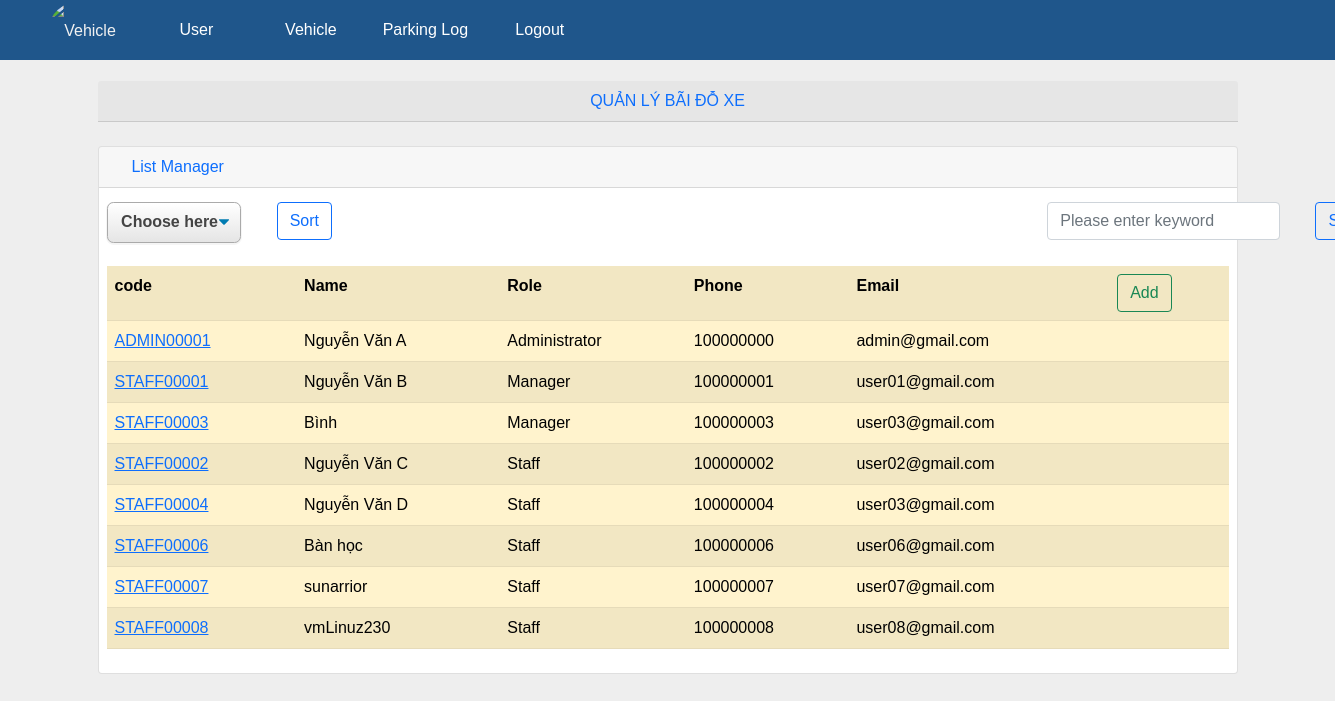
Before: /manager (signed in) with the older database file.
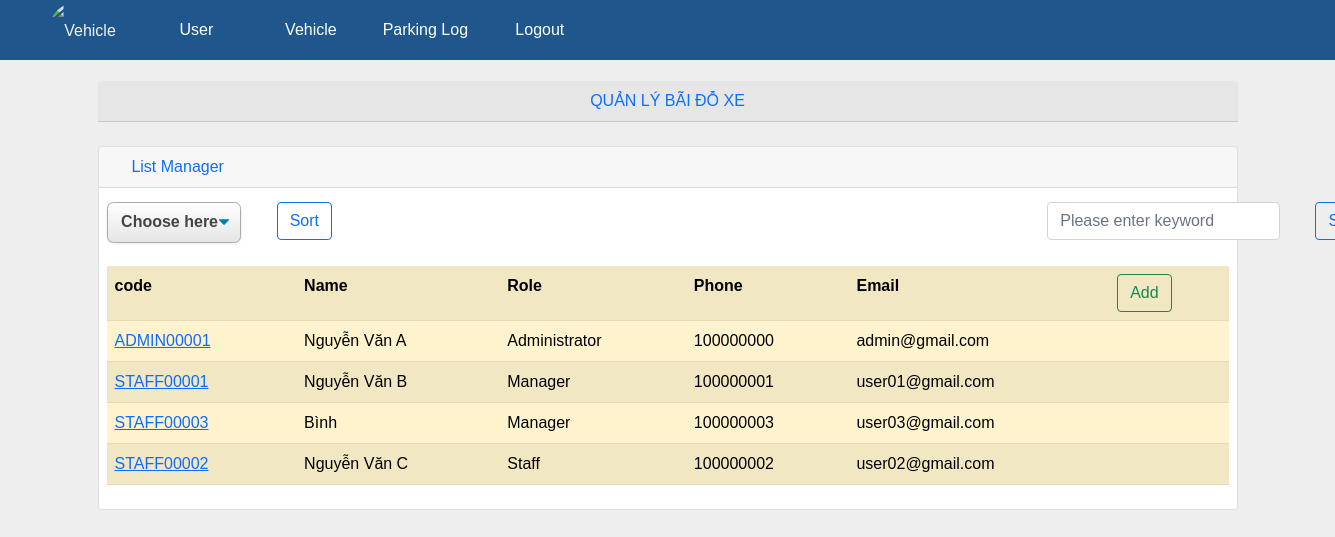
After: the same page with the newer database file.
### parkingmanage/models.py (models this page shows, shortened)
class Manager(models.Model):
    code = models.TextField(max_length=10)
    username = models.TextField(max_length=255)
    password = models.TextField(max_length=255)
    role = models.TextField(max_length=255) #Administrator - Staff
    name = models.TextField(max_length=255, null=True)
    phone = models.CharField(max_length=10, validators=[RegexValidator(r'^\d{1,10}$')])
    address = models.TextField(blank=True, null=True)
    email = models.EmailField()

### parkingmanage/views.py (the view)
# urls.py: path('manager', manage_view, name='manager'),
def manage_view(request):
    if 'username' not in request.session:
        request.session['username'] = None
    mode = 'none'
    if request.session['username'] is None:
        return render(request, 'login.html', { 'display': 'none' })
    elif request.session['usertype'] == 'Staff':
        return redirect('/parkingmanage/')
    usertype = request.session['usertype']
    if usertype == 'Administrator' or usertype == 'Manager':
        mode = ''
    keyword = request.GET.get('keyword')
    Selectsort = request.GET.get('selectsort')
    if Selectsort not in ['name', 'role']:
        Selectsort = 'role'
    if keyword :
        managers = Manager.objects.filter(role__icontains=keyword) | Manager.objects.filter(name__icontains=keyword)
    else :
        managers = Manager.objects.all()
    context = {
        'usertype': usertype,
        'mode': mode,
        'keyword': keyword,
        'managers' :managers.order_by(Selectsort)
    }
    return render(request, 'managelist.html', context)

### parkingmanage/templates/managelist.html (shortened to what this page needs)
{% extends 'base.html' %}
{% block content %}
<center><div class="card-header text-primary">QUẢN LÝ BÃI ĐỖ XE</div></center>
<br>
<div class="col-md-12 col-sm-12 col-xs-10">
    <div class="card mb-3">
        <div class="card-header text-primary">
            <i class="fas fa-car-alt text-secondary"></i>
                List Manager
        </div>
        <div class="card-body">
            <form>
                <div class="row">
                    <div class="col-auto">
                        <div class = "sort">
                        <select name="selectsort">
                            <option value="" selected disabled hidden>Choose here</option>
                        </select>
                        </div>
                    </div>
                    <div class="col-auto">
                        <div class = "sort">
                        <input class="btn btn-outline-primary" type="submit" value="Sort">
                        </div>
                    </div>
                    <div class="col-auto">
                        <div class = "search">
                        <input class="form-control" type="text" name="keyword" value ="{{keyword | default:''}}" placeholder="Please enter keyword">
                    </div>
                    </div>
                    <div class="col-auto">
                        <div class = "search">
                        <input class="btn btn-outline-primary" type="submit" value="Search">
                        </div>
                    </div>
                </div>
            </form>
            <table class="table table-striped table-hover; table-warning">
                <thred>
                    <th>code</th>
                    <th>Name</th>
                    <th>Role</th>
                    <th>Phone</th>
                    <th>Email</th>
                    <th><a href="/parkingmanage/manager/create" class="btn btn-outline-success"> Add </a></th>
                </thred>
                <body>
                    <div class="form-group">
                    {% for manager in managers %}
                    <tr class="table-warning">
                        <td><a href="{% url 'detail_manager' manager.id%}">{{manager.code}}</a></td>
                        <td>{{manager.name}}</td>
                        <td>{{manager.role}}</td>
                        <td>{{manager.phone}}</td>
                        <td>{{manager.email}}</td>
                        <td>
                        </td>
                    </tr>
                    {% endfor %}
                    </div>
                </body>
            </table>
        </div>
    </div>
</div>
{% endblock %}

Changed rows visible on the page:
removed Manager: code "STAFF00004", name "Nguyễn Văn D", role "Staff", phone "100000004", email "user03@gmail.com"
removed Manager: code "STAFF00006", name "Bàn học", role "Staff", phone "100000006", email "user06@gmail.com"
removed Manager: code "STAFF00007", name "sunarrior", role "Staff", phone "100000007", email "user07@gmail.com"
removed Manager: code "STAFF00008", name "vmLinuz230", role "Staff", phone "100000008", email "user08@gmail.com"
